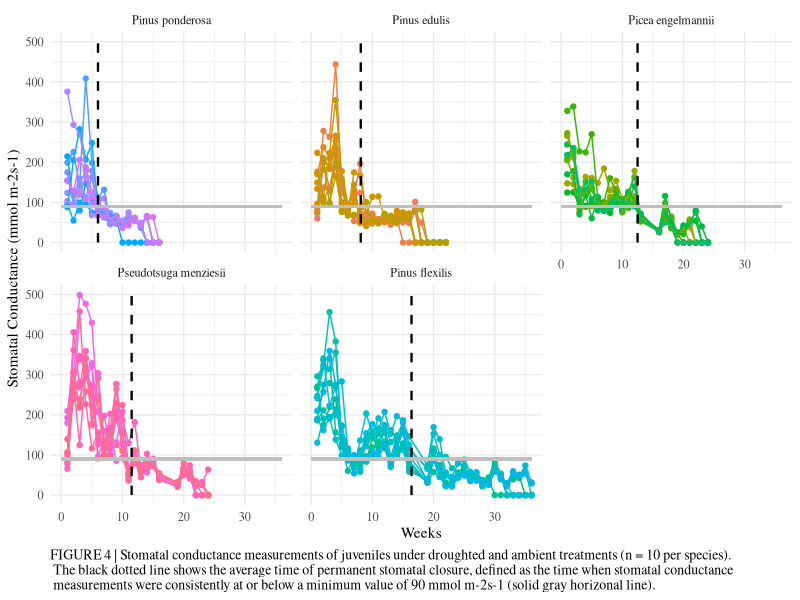

Here is the R script that generated this plot:
#Data viz - porometer
#Alexandra Lalor
#allielalor@arizona.edu
#allielalor@gmail.com
#First created: 2022-12-10
#Last updated: 2022-12-10

#load packages
library(tidyverse)
library(RColorBrewer)

#read csvs
Phase1_Data_All <- read_csv("data_analysis/Phase1_Data_All.csv")
#Phase1_Data_Porometer  <- read_csv("data_analysis/Phase1_Data_Porometer.csv")
#Phase1_Data_Porometer_Avg  <- read_csv("data_analysis/Phase1_Data_Porometer_Avg.csv")

Phase1_Data_All_p <- Phase1_Data_All %>%
  mutate(Legend = ScientificName)
Phase1_Data_All_p$Legend <- as.factor(Phase1_Data_All_p$Legend)
Phase1_Data_All_p <-
  transform(Phase1_Data_All_p, Legend = factor(Legend, levels = c("Pinus ponderosa", "Pinus edulis", "Picea engelmannii", "Pseudotsuga menziesii", "Pinus flexilis")))
levels(Phase1_Data_All_p$Legend)

#filter data
Phase1_Data_All_p <- Phase1_Data_All_p %>% 
  filter(Treatment_temp == "Ambient", Treatment_water == "Drought",
         !is.na(Porometer_Est))

#make label for permanent stomatal closure segment
Phase1_Data_All_p %>% 
  group_by(Legend) %>% 
  summarize(Stress_Week_Avg = mean(Stress_Week_Avg_Porometer))

label <- data.frame(x = c(6.0, 8.1, 12.5, 11.5, 16.4),
                    Legend = factor(c("Pinus ponderosa","Pinus edulis", "Picea engelmannii", "Pseudotsuga menziesii", "Pinus flexilis"), 
                                    levels = c("Pinus ponderosa", "Pinus edulis", "Picea engelmannii", "Pseudotsuga menziesii", "Pinus flexilis")))

#define custom color scale
myColorsPaired <- c("#6A3D9A", "#CAB2D6", "#FF7F00", "#FDBF6F",  "#33A02C", "#B2DF8A", "#E31A1C", "#FB9A99", "#1F78B4", "#A6CEE3")
myColorsDark <- c("#6A3D9A", "#FF7F00", "#33A02C", "#E31A1C", "#1F78B4")
myColorsLight <- c("#CAB2D6", "#FDBF6F", "#B2DF8A", "#FB9A99", "#A6CEE3")
names(myColorsPaired) <- levels(Phase1_Data_All_p$Legend)
names(myColorsDark) <- levels(Phase1_Data_All_p$Legend)
names(myColorsLight) <- levels(Phase1_Data_All_p$Legend)

custom_colors <- scale_colour_manual(values = myColorsLight)
custom_colors_fill <- scale_fill_manual(values = myColorsDark)

#Graph
Phase1_Data_All_p %>% 
  ggplot(aes(x = Week,
             y = Porometer_Est,
             color = SpeciesID)) +
  geom_point() +
  geom_line() +
  geom_segment(data = label,
               aes(x = x, xend = x,
                   y = 0, yend = 500),
               color = "black",
               linetype = "dashed",
               size = 0.8) +
  geom_segment(aes(x = 0, xend = 36,
                   y = 90, yend = 90),
               color = "grey",
               linetype = "solid",
               size = 0.8) +
  ylim(0, 500) +
  xlim(0, 36) +
  facet_wrap(~Legend) +
  xlab("Weeks") +
  ylab("Stomatal Conductance (mmol m-2s-1)") +
  labs(caption = "FIGURE 4 | Stomatal conductance measurements of juveniles under droughted and ambient treatments (n = 10 per species). \n The black dotted line shows the average time of permanent stomatal closure, defined as the time when stomatal conductance \n measurements were consistently at or below a minimum value of 90 mmol m-2s-1 (solid gray horizonal line).") +
  #custom_colors +
  theme_minimal() +
  theme(legend.position="none",
        text = element_text(family = "serif"),
        plot.caption = element_text(hjust = 0,
                                    family = "serif",
                                    #face = "bold",
                                    size = 10))
